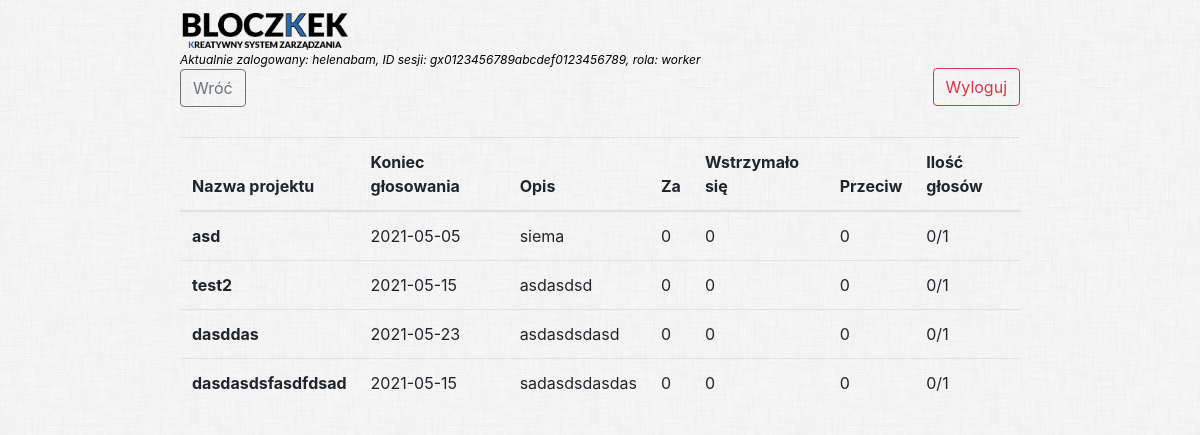
/voting_panel_for_worker.php (signed in), run on an earlier commit of the app's database.
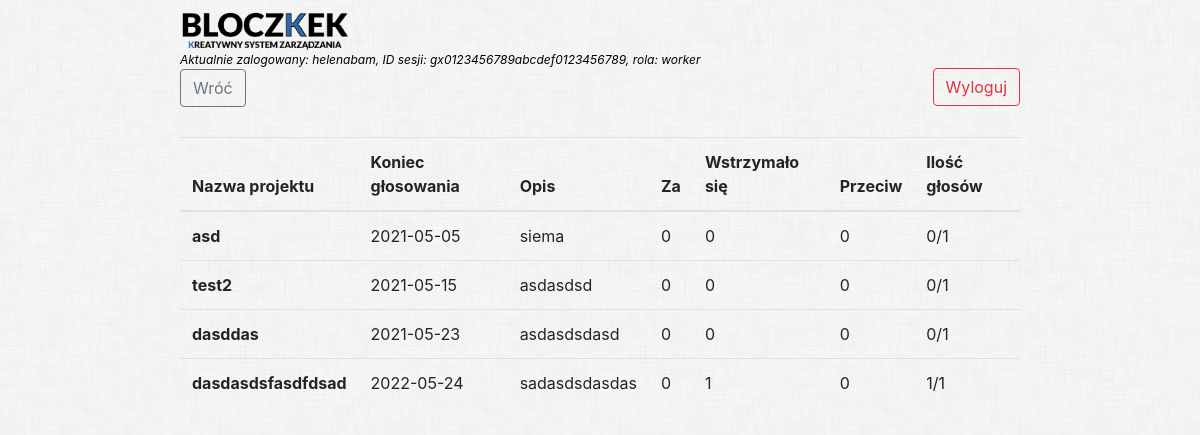
And on a later commit of the database.
### tables this page shows
CREATE TABLE `votings` (
  `votingID` int(10) NOT NULL,
  `title` varchar(50) NOT NULL,
  `date` date NOT NULL,
  `description` text NOT NULL,
  `yes` int(10) NOT NULL,
  `no` int(10) NOT NULL,
  `without_answer` int(10) NOT NULL
);

### voting_panel_for_worker.php (the view, shortened to what this page needs)
<?php
global $config;
$pdo = new PDO($config['dsn'], $config['username'], $config['password']);
if (isset($_SESSION) && isset($_SESSION['name']) && $_SESSION['role'] == "worker") {
    $infoUser =  "Aktualnie zalogowany: {$_SESSION['name']}, ID sesji: " . session_id() . ", rola: {$_SESSION['role']} ";
    ?>
    <!doctype html>
    <html class="no-js" lang="">
    <?php include('head.php'); ?>
    <body>
    <div>
        <div class="content">
            <?php include('header.php'); ?>
            <div class="infoUser">
                <?php echo $infoUser?>
            </div>
            <a href="worker_panel.php">
                <button class="btn btn-outline-secondary">Wróć</button>
            </a>
            <table class="table" id="table" style="margin-top:30px">
                <thead>
                <tr>
                    <th>Nazwa projektu</th>
                    <th>Koniec głosowania</th>
                    <th>Opis</th>
                    <th>Za</th>
                    <th>Wstrzymało się</th>
                    <th>Przeciw</th>
                    <th>Ilość głosów</th>
                </tr>
                </thead>
                <?php
                $stm = $pdo->query("SELECT * FROM votings");
                $votes = $stm->fetchAll(PDO::FETCH_ASSOC);
                $stm = $pdo->query("SELECT * FROM users WHERE accountType = 'user'");
                $users = $stm->fetchAll(PDO::FETCH_ASSOC);
                foreach ($votes as $v) {
                if (strtotime($v['date']) - time() < 0):
                ?>
                <tr style>
                    <?php
                    else:
                    ?>
                <tr>
                    <?php
                    endif;
                    ?>
                    <th scope="col"><?= $v['title'] ?></th>
                    <td scope="col"><?= $v['date'] ?></td>
                    <td scope="col"><?= $v['description'] ?></td>
                    <td scope="col"><?= $v['yes'] ?></td>
                    <td scope="col"><?= $v['without_answer'] ?></td>
                    <td scope="col"><?= $v['no'] ?></td>
                    <td scope="col"><?= strval($v['yes'] + $v['without_answer'] + $v['no']) . '/' . sizeof($users)?></td>
                    <?php
                    }
                    ?>
                </tr>
            </table>
        </div>
    </div>
    </body>
    <?php
} else {
    echo "Brak dostępu";
}

What changed in the data, as far as the page shows it:
changed votings "dasdasdsfasdfdsad": date "2021-05-15" → "2022-05-24"; without_answer "0" → "1"; $v['yes'] + $v['without_answer'] + $v['no'] "0" → "1"
